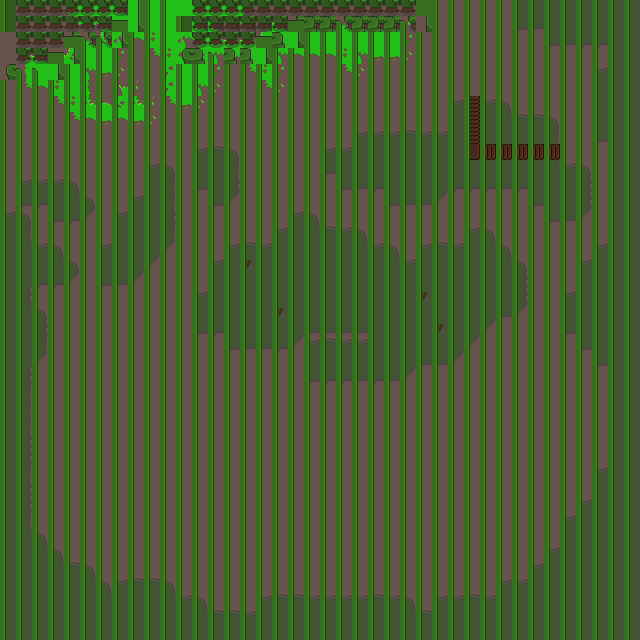

A 2D game scene composited from a Tiled map and its tileset images. What follows is a short description and the map's XML, with each tile layer's data collapsed to a summary:
An orthogonal 40x40 tile map with 16x16 px tiles, 3 tile layers (Spring Ground, Spring Base, Spring Upper) and 3 objects (2x Spawn, PlayerSpawn).

<map version="1.2" tiledversion="1.3.4" orientation="orthogonal" renderorder="right-down" width="40" height="40" tilewidth="16" tileheight="16" infinite="0" nextlayerid="8" nextobjectid="11">
 <properties>
  <property name="Outside" type="bool" value="true" />
  <property name="ResourcesMax" type="int" value="20" />
  <property name="ResourcesMin" type="int" value="10" />
 </properties>
 <tileset firstgid="1" source="../Tilesets/tilesetManorGrounds.tsx" />
 <layer id="3" name="Spring Ground" width="40" height="40">
  <data>[1600 cells, 1600 non-empty, 38 distinct tile ids]</data>
 </layer>
 <layer id="5" name="Spring Base" width="40" height="40">
  <data>[1600 cells, 29 non-empty, 4 distinct tile ids]</data>
 </layer>
 <layer id="6" name="Spring Upper" width="40" height="40">
  <data>[1600 cells, 1600 non-empty, 11 distinct tile ids]</data>
 </layer>
 <objectgroup id="4" name="Travel Layer" />
 <objectgroup id="7" name="Character Layer">
  <object id="10" name="PlayerSpawn" x="229.5" y="103.25" width="11" height="9.5" />
 </objectgroup>
 <objectgroup id="2" name="Spawn">
  <object id="3" name="Spawn" x="2.176" y="178.527" width="193.667" height="368.333">
   <properties>
    <property name="Resources" value="5|7" />
   </properties>
  </object>
  <object id="8" name="Spawn" x="386.5" y="211.833" width="236.334" height="157">
   <properties>
    <property name="Resources" value="2|8|7" />
   </properties>
  </object>
 </objectgroup>
</map>
